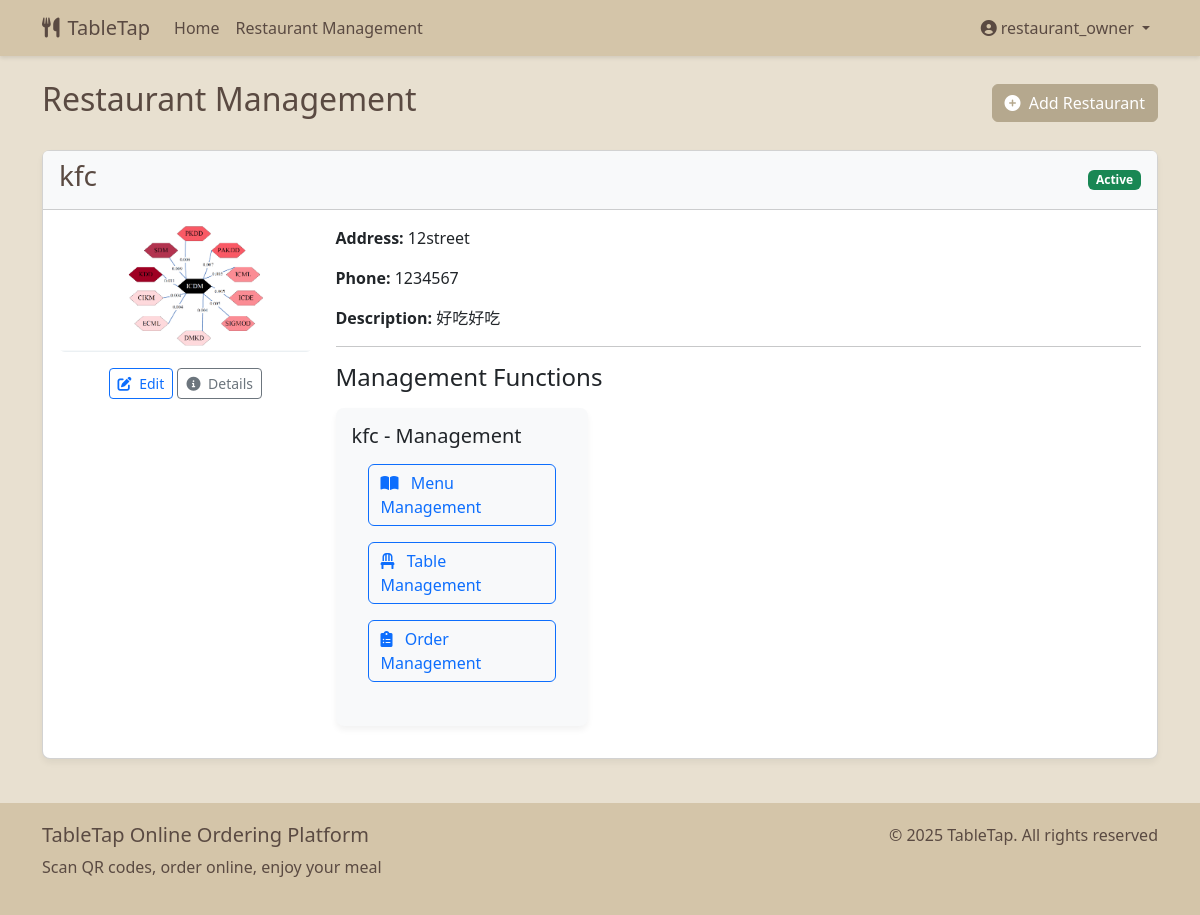
The page /dashboard/ (signed in) on the database its author committed.
### user/models.py (models this page shows, shortened)
class User(AbstractUser):
    USER_TYPE_CHOICES = (
        ('customer', 'Customer'),
        ('restaurant', 'Restaurant Owner'),
        ('admin', 'Administrator'),
    )
    user_type = models.CharField('User Type', max_length=10, choices=USER_TYPE_CHOICES, default='customer')
    phone = models.CharField('Phone Number', max_length=15, blank=True)
    class Meta:
        verbose_name = 'User'
        verbose_name_plural = 'Users'
    @property
    def is_restaurant_owner(self):
        return self.user_type == 'restaurant'

### restaurant/models.py (models this page shows, shortened)
class Restaurant(models.Model):
    owner = models.ForeignKey(settings.AUTH_USER_MODEL, on_delete=models.CASCADE, related_name='restaurants')
    name = models.CharField('Restaurant Name', max_length=100)
    description = models.TextField('Description', blank=True)
    address = models.CharField('Address', max_length=200)
    phone = models.CharField('Contact Phone', max_length=15)
    logo = models.ImageField('Restaurant Logo', upload_to='restaurant_logos/', blank=True, null=True)
    is_active = models.BooleanField('Active Status', default=True)
    created_at = models.DateTimeField('Created At', auto_now_add=True)
    updated_at = models.DateTimeField('Updated At', auto_now=True)
    class Meta:
        verbose_name = 'Restaurant'
        verbose_name_plural = 'Restaurants'

### restaurant/views.py (the view)
# urls.py: path('dashboard/', views.DashboardView.as_view(), name='dashboard'),
class DashboardView(RestaurantOwnerRequiredMixin, ListView):
    model = Restaurant
    template_name = 'restaurant/dashboard.html'
    context_object_name = 'restaurants'
    def get_queryset(self):
        return Restaurant.objects.filter(owner=self.request.user)

### restaurant/views.py (called while the page is built)
    def test_func(self):
        return self.request.user.is_authenticated and self.request.user.is_restaurant_owner

### templates/restaurant/dashboard.html (shortened to what this page needs)
{% extends 'base.html' %}
{% block content %}
<div class="row mb-4">
    <div class="col-md-12 d-flex justify-content-between align-items-center">
        <h2>Restaurant Management</h2>
        <a href="{% url 'restaurant:restaurant_create' %}" class="btn btn-primary">
            <i class="fas fa-plus-circle me-1"></i> Add Restaurant
        </a>
    </div>
</div>
{% if restaurants %}
    {% for restaurant in restaurants %}
        <div class="row mb-4">
            <div class="col-md-12">
                <div class="card">
                    <div class="card-header bg-light">
                        <div class="d-flex justify-content-between align-items-center">
                            <h3>{{ restaurant.name }}</h3>
                            <span class="badge bg-{% if restaurant.is_active %}success{% else %}danger{% endif %}">
                                {% if restaurant.is_active %}Active{% else %}Inactive{% endif %}
                            </span>
                        </div>
                    </div>
                    <div class="card-body">
                        <div class="row">
                            <div class="col-md-3 text-center mb-3">
                                {% if restaurant.logo %}
                                    <img src="{{ restaurant.logo.url }}" alt="{{ restaurant.name }}" class="img-fluid rounded" style="max-height: 150px;">
                                {% else %}
                                    <i class="fas fa-utensils fa-5x text-muted"></i>
                                {% endif %}
                                <div class="mt-3">
                                    <a href="{% url 'restaurant:restaurant_update' restaurant.id %}" class="btn btn-sm btn-outline-primary">
                                        <i class="fas fa-edit me-1"></i> Edit
                                    </a>
                                    <a href="{% url 'restaurant:restaurant_detail' restaurant.id %}" class="btn btn-sm btn-outline-secondary">
                                        <i class="fas fa-info-circle me-1"></i> Details
                                    </a>
                                </div>
                            </div>
                            <div class="col-md-9">
                                <p><strong>Address:</strong> {{ restaurant.address }}</p>
                                <p><strong>Phone:</strong> {{ restaurant.phone }}</p>
                                {% if restaurant.description %}
                                    <p><strong>Description:</strong> {{ restaurant.description }}</p>
                                {% endif %}
                                <hr>
                                <h4>Management Functions</h4>
                                <div class="row mt-3">
                                    <div class="col-lg-4 col-md-6 mb-3">
                                        <div class="card h-100 bg-light border-0">
                                            <div class="card-body">
                                                <h5>{{ restaurant.name }} - Management</h5>
                                                <ul class="list-group list-group-flush">
                                                    <li class="list-group-item bg-transparent border-0">
                                                        <a href="{% url 'menu:menu_list' restaurant.id %}" class="btn btn-outline-primary w-100 text-start">
                                                            <i class="fas fa-book-open me-2"></i> Menu Management
                                                        </a>
                                                    </li>
                                                    <li class="list-group-item bg-transparent border-0">
                                                        <a href="{% url 'restaurant:table_list' restaurant.id %}" class="btn btn-outline-primary w-100 text-start">
                                                            <i class="fas fa-chair me-2"></i> Table Management
                                                        </a>
                                                    </li>
                                                    <li class="list-group-item bg-transparent border-0">
                                                        <a href="{% url 'order:restaurant_orders' restaurant.id %}" class="btn btn-outline-primary w-100 text-start">
                                                            <i class="fas fa-clipboard-list me-2"></i> Order Management
                                                        </a>
                                                    </li>
                                                </ul>
                                            </div>
                                        </div>
                                    </div>
                                </div>
                            </div>
                        </div>
                    </div>
                </div>
            </div>
        </div>
    {% endfor %}
{% endif %}
{% endblock %}

### templates/base.html (shortened to what this page needs)
<!DOCTYPE html>
<html lang="en">
<head>
    <link href="https://cdn.jsdelivr.net/npm/bootstrap@5.3.0/dist/css/bootstrap.min.css" rel="stylesheet">
    <link rel="stylesheet" href="https://cdnjs.cloudflare.com/ajax/libs/font-awesome/6.0.0/css/all.min.css">
</head>
<body class="paper-texture">
    <nav class="navbar navbar-expand-lg navbar-light mb-4">
        <div class="container">
            <a class="navbar-brand" href="{% url 'restaurant:home' %}">
                <i class="fas fa-utensils me-2"></i>TableTap
            </a>
            <div class="collapse navbar-collapse" id="navbarNav">
                <ul class="navbar-nav me-auto">
                    <li class="nav-item">
                        <a class="nav-link" href="{% url 'restaurant:home' %}">Home</a>
                    </li>
                    {% if user.is_authenticated %}
                        {% if user.is_restaurant_owner %}
                        <li class="nav-item">
                            <a class="nav-link" href="{% url 'restaurant:dashboard' %}">Restaurant Management</a>
                        </li>
                        {% endif %}
                    {% endif %}
                </ul>
                <ul class="navbar-nav">
                    {% if user.is_authenticated %}
                        <li class="nav-item dropdown">
                            <a class="nav-link dropdown-toggle" href="#" id="navbarDropdown" role="button" data-bs-toggle="dropdown">
                                <i class="fas fa-user-circle me-1"></i>{{ user.username }}
                            </a>
                        </li>
                    {% endif %}
                </ul>
            </div>
        </div>
    </nav>
    <div class="container my-4">
        {% block content %}{% endblock %}
    </div>
    <footer class="footer mt-auto">
        <div class="container">
            <div class="row">
                <div class="col-md-6">
                    <h5>TableTap Online Ordering Platform</h5>
                    <p>Scan QR codes, order online, enjoy your meal</p>
                </div>
                <div class="col-md-6 text-md-end">
                    <p>&copy; {% now "Y" %} TableTap. All rights reserved</p>
                </div>
            </div>
        </div>
    </footer>
</body>
</html>

### templates/base.html (style rules this page uses)
:root { --kraft-color: #d4c5a9; --kraft-dark: #b5a88e; --kraft-light: #e8e0d0; --kraft-text: #5a4a42; }
body { background-color: var(--kraft-light); color: var(--kraft-text); font-family: 'Segoe UI', Tahoma, Geneva, Verdana, sans-serif; }
.navbar { background-color: var(--kraft-color); box-shadow: 0 2px 4px rgba(0,0,0,0.1); }
.navbar-brand, .nav-link { color: var(--kraft-text); }
.btn-primary { background-color: var(--kraft-dark); border-color: var(--kraft-dark); color: white; }
.card { background-color: white; border-radius: 8px; box-shadow: 0 4px 6px rgba(0,0,0,0.05); margin-bottom: 20px; }
.card-header { background-color: var(--kraft-color); color: var(--kraft-text); font-weight: bold; }
.footer { background-color: var(--kraft-color); color: var(--kraft-text); padding: 20px 0; margin-top: 30px; }
.paper-texture { position: relative; }
.paper-texture::before { content: ""; position: absolute; top: 0; left: 0; width: 100%; height: 100%; opacity: 0.1; pointer-events: none; }

### rows shown on the page
User: username "restaurant_owner"
Restaurant: name "kfc", is_active "Active", logo (picture), address "12street", phone "1234567", description "好吃好吃"
